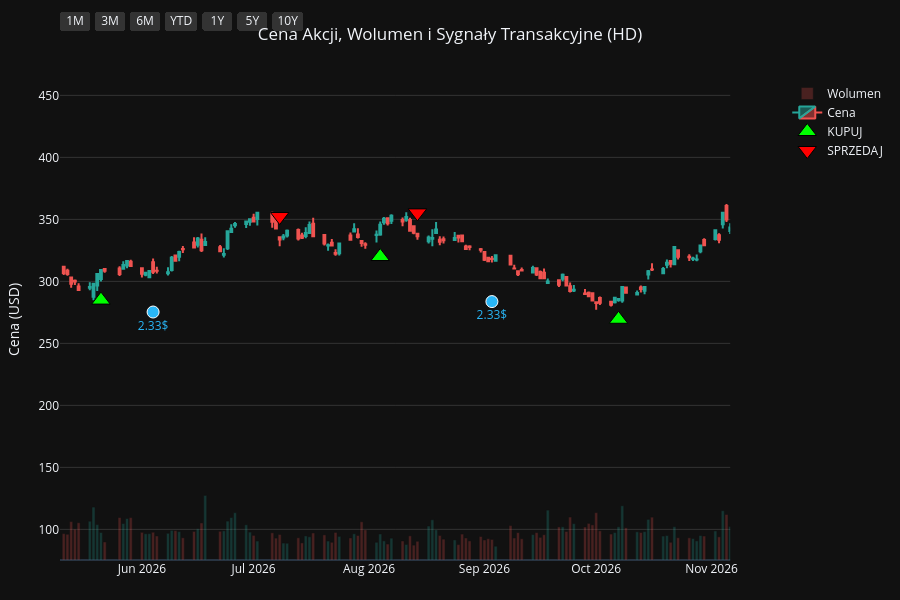
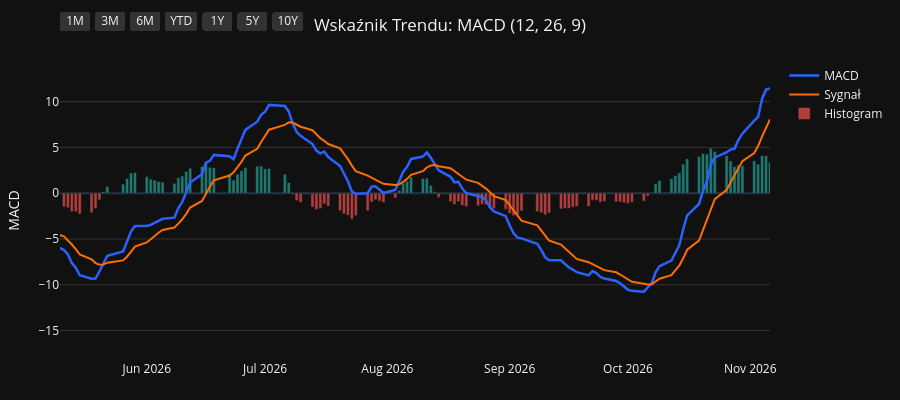
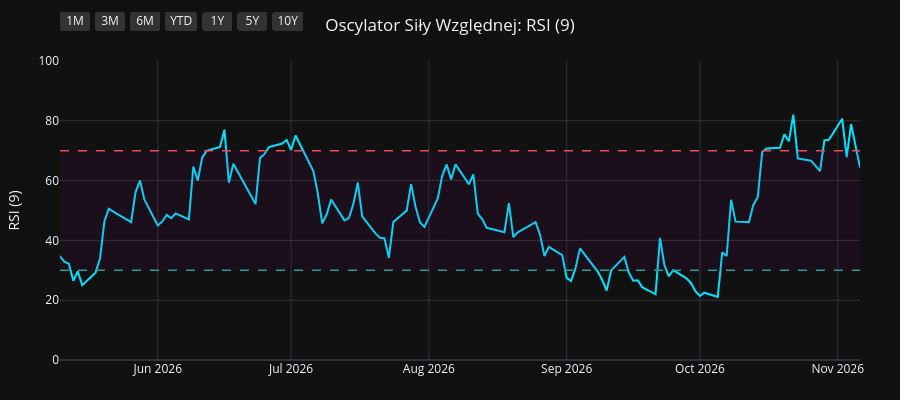
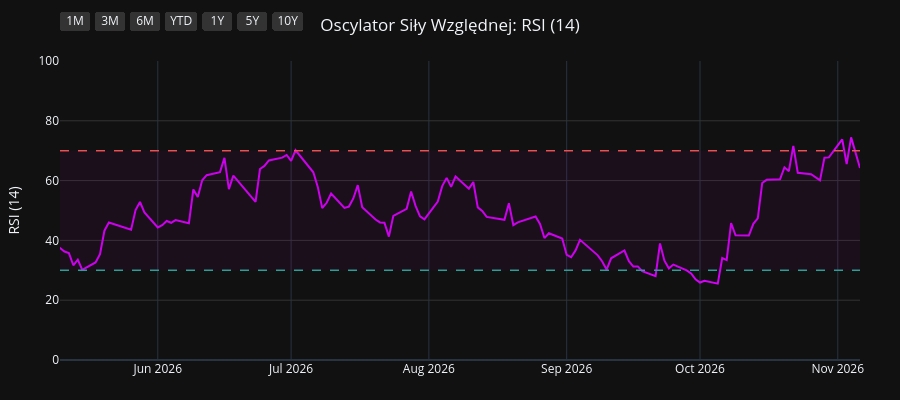

Here is the notebook cell these charts were saved with, in order:
### Code cell
import os
import yfinance as yf
import pandas as pd
import pandas_ta as ta
import plotly.graph_objects as go
from plotly.subplots import make_subplots

# 1. Pobranie i przygotowanie danych
symbol = os.environ.get("STOCK_TICKER", "").strip().upper()
if not symbol:
    raise RuntimeError("Set STOCK_TICKER before running price_extractor.ipynb")
df = yf.Ticker(symbol).history(period="10y")
df.index = df.index.tz_localize(None)

# Wskaźniki i sygnały
df.ta.macd(fast=12, slow=26, signal=9, append=True)
df.ta.rsi(length=9, append=True)
df.ta.rsi(length=14, append=True)
df.ta.rsi(length=21, append=True)
df.dropna(inplace=True)

macd = df['MACD_12_26_9']
signal = df['MACDs_12_26_9']
wczorajszy_macd = macd.shift(1)
wczorajszy_signal = signal.shift(1)

df['Decyzja'] = 'BRAK'
df.loc[(macd > signal) & (wczorajszy_macd <= wczorajszy_signal), 'Decyzja'] = 'KUPUJ'
df.loc[(macd < signal) & (wczorajszy_macd >= wczorajszy_signal), 'Decyzja'] = 'SPRZEDAJ'

df_kupuj = df[df['Decyzja'] == 'KUPUJ']
df_sprzedaj = df[df['Decyzja'] == 'SPRZEDAJ']
df_dywidendy = df[df['Dividends'] > 0]
df_splity = df[df['Stock Splits'] > 0]

# Wspólna konfiguracja osi X
konfiguracja_osi_x = dict(
    type="date",
    showspikes=True, spikemode="across", spikesnap="cursor", spikedash="dot", spikecolor="#ffffff", spikethickness=1, hoverformat="%Y-%m-%d",
    rangeselector=dict(
        buttons=list([
            dict(count=1, label="1M", step="month", stepmode="backward"),
            dict(count=3, label="3M", step="month", stepmode="backward"),
            dict(count=6, label="6M", step="month", stepmode="backward"),
            dict(count=1, label="YTD", step="year", stepmode="todate"),
            dict(count=1, label="1Y", step="year", stepmode="backward"),
            dict(count=5, label="5Y", step="year", stepmode="backward"),
            dict(step="all", label="10Y")
        ]),
        bgcolor="#333333", activecolor="#2962ff", x=0, y=1.1
    )
)

# ==========================================
# WYKRES 1: CENA + WOLUMEN + SYGNAŁY
# ==========================================
fig1 = make_subplots(specs=[[{"secondary_y": True}]])

kolory_wolumenu = ['#26a69a' if row['Close'] >= row['Open'] else '#ef5350' for index, row in df.iterrows()]
fig1.add_trace(go.Bar(x=df.index, y=df['Volume'], marker_color=kolory_wolumenu, opacity=0.25, name='Wolumen'), secondary_y=True)
fig1.add_trace(go.Candlestick(x=df.index, open=df['Open'], high=df['High'], low=df['Low'], close=df['Close'], name='Cena', increasing_line_color='#26a69a', decreasing_line_color='#ef5350'), secondary_y=False)
fig1.add_trace(go.Scatter(x=df_kupuj.index, y=df_kupuj['Low'] * 0.95, customdata=df_kupuj[['Low', 'High']], mode='markers', marker=dict(symbol='triangle-up', size=16, color='#00ff00', line=dict(width=1, color='black')), name='KUPUJ', hovertemplate='KUPUJ<br>Najniższa: %{customdata[0]:.2f}<br>Najwyższa: %{customdata[1]:.2f}<extra></extra>'), secondary_y=False)
fig1.add_trace(go.Scatter(x=df_sprzedaj.index, y=df_sprzedaj['High'] * 1.05, customdata=df_sprzedaj[['Low', 'High']], mode='markers', marker=dict(symbol='triangle-down', size=16, color='#ff0000', line=dict(width=1, color='black')), name='SPRZEDAJ', hovertemplate='SPRZEDAJ<br>Najniższa: %{customdata[0]:.2f}<br>Najwyższa: %{customdata[1]:.2f}<extra></extra>'), secondary_y=False)

if not df_dywidendy.empty:
    fig1.add_trace(go.Scatter(x=df_dywidendy.index, y=df_dywidendy['Low'] * 0.90, mode='markers+text', marker=dict(symbol='circle', size=12, color='#29b6f6', line=dict(width=1, color='white')), text=df_dywidendy['Dividends'].apply(lambda x: f"{x}$"), textposition="bottom center", name='Dywidenda', showlegend=False, hovertemplate='Dywidenda: %{text}<extra></extra>', textfont=dict(color="#29b6f6")), secondary_y=False)
if not df_splity.empty:
                    fig1.add_trace(go.Scatter(x=df_splity.index, y=df_splity['High'], mode='markers+text', marker=dict(symbol='star', size=16, color='#ffee58', line=dict(width=1, color='black')), text=df_splity['Stock Splits'].apply(lambda x: f"{x:g}:1" if x >= 1 else f"1:{1 / x:g}"), textposition="top center", name='Split', hovertemplate='%{text}<extra></extra>', textfont=dict(color="#ffee58")), secondary_y=False)

fig1.update_layout(title=dict(text=f"Cena Akcji, Wolumen i Sygnały Transakcyjne ({symbol})", x=0.5, xanchor='center'), dragmode='pan', xaxis_rangeslider_visible=False, template='plotly_dark', height=600, hovermode='x unified', margin=dict(l=60, r=40, t=60, b=40))
fig1.update_xaxes(**konfiguracja_osi_x)
fig1.update_xaxes(range=[df.index.max() - pd.Timedelta(days=180), df.index.max()])
fig1.update_yaxes(title_text="Cena (USD)", secondary_y=False, gridcolor='#333333')
fig1.update_yaxes(range=[0, df['Volume'].max() * 4], showgrid=False, showticklabels=False, secondary_y=True)
fig1.show(config={'scrollZoom': True})

# ==========================================
# WYKRES 2: WSKAŹNIK MACD
# ==========================================
fig2 = go.Figure()
fig2.add_trace(go.Scatter(x=df.index, y=df['MACD_12_26_9'], line=dict(color='#2962ff', width=2.5), name='MACD'))
fig2.add_trace(go.Scatter(x=df.index, y=df['MACDs_12_26_9'], line=dict(color='#ff6d00', width=2), name='Sygnał'))
kolory_macd = ['#26a69a' if val >= 0 else '#ef5350' for val in df['MACDh_12_26_9']]
fig2.add_trace(go.Bar(x=df.index, y=df['MACDh_12_26_9'], marker_color=kolory_macd, name='Histogram', opacity=0.7))
fig2.update_layout(title=dict(text="Wskaźnik Trendu: MACD (12, 26, 9)", x=0.5, xanchor='center'), dragmode='pan', xaxis_rangeslider_visible=False, template='plotly_dark', height=400, hovermode='x unified', margin=dict(l=60, r=40, t=60, b=40))
fig2.update_xaxes(**konfiguracja_osi_x)
fig2.update_xaxes(range=[df.index.max() - pd.Timedelta(days=180), df.index.max()])
fig2.update_yaxes(title_text="MACD", gridcolor='#333333')
fig2.show(config={'scrollZoom': True})

# ==========================================
# WYKRES 3: OSCYLATOR RSI (9)
# ==========================================
fig3 = go.Figure()
fig3.add_trace(go.Scatter(x=df.index, y=df['RSI_9'], line=dict(color='#00e5ff', width=2), name='RSI (9)'))
fig3.add_hline(y=70, line_dash="dash", line_color="#ef5350", line_width=1.5)
fig3.add_hline(y=30, line_dash="dash", line_color="#26a69a", line_width=1.5)
fig3.add_hrect(y0=30, y1=70, line_width=0, fillcolor="purple", opacity=0.1)
fig3.update_layout(title=dict(text="Oscylator Siły Względnej: RSI (9)", x=0.5, xanchor='center'), dragmode='pan', xaxis_rangeslider_visible=False, template='plotly_dark', height=400, hovermode='x unified', margin=dict(l=60, r=40, t=60, b=40))
fig3.update_xaxes(**konfiguracja_osi_x)
fig3.update_xaxes(range=[df.index.max() - pd.Timedelta(days=180), df.index.max()])
fig3.update_yaxes(title_text="RSI (9)", range=[0, 100], gridcolor='#333333')
fig3.show(config={'scrollZoom': True})

# ==========================================
# WYKRES 4: OSCYLATOR RSI (14)
# ==========================================
fig4 = go.Figure()
fig4.add_trace(go.Scatter(x=df.index, y=df['RSI_14'], line=dict(color='#d500f9', width=2), name='RSI (14)'))
fig4.add_hline(y=70, line_dash="dash", line_color="#ef5350", line_width=1.5)
fig4.add_hline(y=30, line_dash="dash", line_color="#26a69a", line_width=1.5)
fig4.add_hrect(y0=30, y1=70, line_width=0, fillcolor="purple", opacity=0.1)
fig4.update_layout(title=dict(text="Oscylator Siły Względnej: RSI (14)", x=0.5, xanchor='center'), dragmode='pan', xaxis_rangeslider_visible=False, template='plotly_dark', height=400, hovermode='x unified', margin=dict(l=60, r=40, t=60, b=40))
fig4.update_xaxes(**konfiguracja_osi_x)
fig4.update_xaxes(range=[df.index.max() - pd.Timedelta(days=180), df.index.max()])
fig4.update_yaxes(title_text="RSI (14)", range=[0, 100], gridcolor='#333333')
fig4.show(config={'scrollZoom': True})

# ==========================================
# WYKRES 5: OSCYLATOR RSI (21)
# ==========================================
fig5 = go.Figure()
fig5.add_trace(go.Scatter(x=df.index, y=df['RSI_21'], line=dict(color='#64dd17', width=2), name='RSI (21)'))
fig5.add_hline(y=70, line_dash="dash", line_color="#ef5350", line_width=1.5)
fig5.add_hline(y=30, line_dash="dash", line_color="#26a69a", line_width=1.5)
fig5.add_hrect(y0=30, y1=70, line_width=0, fillcolor="purple", opacity=0.1)
fig5.update_layout(title=dict(text="Oscylator Siły Względnej: RSI (21)", x=0.5, xanchor='center'), dragmode='pan', xaxis_rangeslider_visible=False, template='plotly_dark', height=400, hovermode='x unified', margin=dict(l=60, r=40, t=60, b=40))
fig5.update_xaxes(**konfiguracja_osi_x)
fig5.update_xaxes(range=[df.index.max() - pd.Timedelta(days=180), df.index.max()])
fig5.update_yaxes(title_text="RSI (21)", range=[0, 100], gridcolor='#333333')
fig5.show(config={'scrollZoom': True})

### Figure 1 — Plotly figure (JSON) as saved in the notebook; plotly's stock layout.template omitted (floating-point values rounded to 4 significant figures; data arrays with more than 128 entries replaced by an {"elided": "..."} marker saying what was removed)
{"data": [{"marker": {"color": {"elided": "2481 str values"}}, "name": "Wolumen", "opacity": 0.25, "type": "bar", "x": {"elided": "2481 str values"}, "xaxis": "x", "y": {"elided": "2481 int values"}, "yaxis": "y2"}, {"close": {"elided": "2481 float values"}, "decreasing": {"line": {"color": "#ef5350"}}, "high": {"elided": "2481 float values"}, "increasing": {"line": {"color": "#26a69a"}}, "low": {"elided": "2481 float values"}, "name": "Cena", "open": {"elided": "2481 float values"}, "type": "candlestick", "x": {"elided": "2481 str values"}, "xaxis": "x", "yaxis": "y"}, {"customdata": {"elided": "96x2 float values"}, "hovertemplate": "KUPUJ<br>Najniższa: %{customdata[0]:.2f}<br>Najwyższa: %{customdata[1]:.2f}<extra></extra>", "marker": {"color": "#00ff00", "line": {"color": "black", "width": 1}, "size": 16, "symbol": "triangle-up"}, "mode": "markers", "name": "KUPUJ", "type": "scatter", "x": ["2017-01-24T00:00:00", "2017-02-10T00:00:00", "2017-03-17T00:00:00", "2017-04-21T00:00:00", "2017-06-15T00:00:00", "2017-07-17T00:00:00", "2017-08-01T00:00:00", "2017-08-30T00:00:00", "2017-11-16T00:00:00", "2017-12-20T00:00:00", "2018-01-12T00:00:00", "2018-03-12T00:00:00", "2018-03-16T00:00:00", "2018-03-29T00:00:00", "2018-05-21T00:00:00", "2018-06-04T00:00:00", "2018-07-17T00:00:00", "2018-08-21T00:00:00", "2018-11-02T00:00:00", "2018-11-28T00:00:00", "2018-12-28T00:00:00", "2019-03-20T00:00:00", "2019-06-04T00:00:00", "2019-08-21T00:00:00", "2019-10-14T00:00:00", "2019-11-18T00:00:00", "2019-12-16T00:00:00", "2020-02-04T00:00:00", "2020-03-26T00:00:00", "2020-06-02T00:00:00", "2020-06-05T00:00:00", "2020-07-14T00:00:00", "2020-08-07T00:00:00", "2020-10-02T00:00:00", "2020-11-05T00:00:00", "2020-11-16T00:00:00", "2020-11-27T00:00:00", "2020-12-16T00:00:00", "2021-01-08T00:00:00", "2021-02-08T00:00:00", "2021-02-18T00:00:00", "2021-03-10T00:00:00", "2021-05-07T00:00:00", "2021-06-22T00:00:00", "2021-08-11T00:00:00", "2021-08-16T00:00:00", "2021-09-03T00:00:00", "2021-10-12T00:00:00", "2021-11-16T00:00:00", "2021-12-06T00:00:00", "2021-12-31T00:00:00", "2022-02-01T00:00:00", "2022-02-15T00:00:00", "2022-03-04T00:00:00", "2022-04-08T00:00:00", "2022-05-17T00:00:00", "2022-05-25T00:00:00", "2022-07-01T00:00:00", "2022-09-29T00:00:00", "2022-10-24T00:00:00", "2022-12-14T00:00:00", "2023-01-11T00:00:00", "2023-02-01T00:00:00", "2023-03-16T00:00:00", "2023-05-18T00:00:00", "2023-06-02T00:00:00", "2023-07-11T00:00:00", "2023-09-01T00:00:00", "2023-10-16T00:00:00", "2023-10-31T00:00:00", "2024-01-19T00:00:00", "2024-02-09T00:00:00", "2024-02-22T00:00:00", "2024-03-21T00:00:00", "2024-04-30T00:00:00", "2024-06-03T00:00:00", "2024-07-11T00:00:00", "2024-07-31T00:00:00", "2024-08-16T00:00:00", "2024-09-12T00:00:00", "2024-11-12T00:00:00", "2025-01-14T00:00:00", "2025-03-25T00:00:00", "2025-04-10T00:00:00", "2025-06-26T00:00:00", "2025-07-23T00:00:00", "2025-09-05T00:00:00", "2025-10-20T00:00:00", "2025-11-04T00:00:00", "2025-11-28T00:00:00", "2026-01-06T00:00:00", "2026-02-11T00:00:00", "2026-04-01T00:00:00", "2026-05-21T00:00:00", "2026-08-04T00:00:00", "2026-10-07T00:00:00"], "xaxis": "x", "y": [102.7, 103.5, 111.5, 111.7, 117.3, 115.6, 112.8, 113.7, 126.5, 142.4, 149.2, 138.2, 137.0, 135.1, 144.8, 145.5, 153.8, 153.6, 138.1, 133.6, 132.0, 144.7, 151.0, 172.2, 187.0, 189.2, 172.3, 188.2, 147.8, 200.0, 203.9, 202.4, 219.7, 224.4, 232.6, 226.3, 224.6, 220.2, 219.8, 227.9, 230.4, 218.8, 277.9, 256.7, 277.6, 273.1, 272.1, 282.4, 317.2, 345.6, 344.5, 304.5, 295.3, 268.5, 254.7, 245.9, 241.5, 233.6, 235.3, 237.2, 283.5, 277.5, 273.7, 247.3, 253.0, 253.2, 271.6, 291.3, 258.2, 247.7, 315.5, 319.5, 325.1, 345.9, 296.5, 293.2, 309.5, 325.6, 322.9, 334.4, 363.0, 353.5, 327.3, 310.1, 331.3, 341.3, 382.5, 358.5, 348.1, 326.6, 314.0, 355.3, 306.8, 284.9, 320.0, 269.4], "yaxis": "y"}, {"customdata": {"elided": "95x2 float values"}, "hovertemplate": "SPRZEDAJ<br>Najniższa: %{customdata[0]:.2f}<br>Najwyższa: %{customdata[1]:.2f}<extra></extra>", "marker": {"color": "#ff0000", "line": {"color": "black", "width": 1}, "size": 16, "symbol": "triangle-down"}, "mode": "markers", "name": "SPRZEDAJ", "type": "scatter", "x": ["2017-02-01T00:00:00", "2017-03-10T00:00:00", "2017-03-20T00:00:00", "2017-05-17T00:00:00", "2017-06-23T00:00:00", "2017-07-20T00:00:00", "2017-08-18T00:00:00", "2017-10-11T00:00:00", "2017-12-15T00:00:00", "2017-12-29T00:00:00", "2018-01-30T00:00:00", "2018-03-13T00:00:00", "2018-03-23T00:00:00", "2018-05-18T00:00:00", "2018-05-22T00:00:00", "2018-06-22T00:00:00", "2018-07-26T00:00:00", "2018-09-24T00:00:00", "2018-11-20T00:00:00", "2018-12-17T00:00:00", "2019-02-26T00:00:00", "2019-04-25T00:00:00", "2019-07-18T00:00:00", "2019-09-18T00:00:00", "2019-10-24T00:00:00", "2019-11-19T00:00:00", "2020-02-03T00:00:00", "2020-02-24T00:00:00", "2020-06-01T00:00:00", "2020-06-04T00:00:00", "2020-06-10T00:00:00", "2020-08-05T00:00:00", "2020-08-28T00:00:00", "2020-10-22T00:00:00", "2020-11-09T00:00:00", "2020-11-17T00:00:00", "2020-12-03T00:00:00", "2020-12-31T00:00:00", "2021-01-29T00:00:00", "2021-02-11T00:00:00", "2021-02-22T00:00:00", "2021-04-21T00:00:00", "2021-05-11T00:00:00", "2021-08-09T00:00:00", "2021-08-13T00:00:00", "2021-08-17T00:00:00", "2021-09-30T00:00:00", "2021-11-05T00:00:00", "2021-12-01T00:00:00", "2021-12-08T00:00:00", "2022-01-06T00:00:00", "2022-02-14T00:00:00", "2022-02-16T00:00:00", "2022-03-30T00:00:00", "2022-05-09T00:00:00", "2022-05-18T00:00:00", "2022-06-13T00:00:00", "2022-08-23T00:00:00", "2022-10-20T00:00:00", "2022-12-06T00:00:00", "2022-12-15T00:00:00", "2023-01-19T00:00:00", "2023-02-09T00:00:00", "2023-05-03T00:00:00", "2023-05-31T00:00:00", "2023-07-06T00:00:00", "2023-08-04T00:00:00", "2023-09-06T00:00:00", "2023-10-20T00:00:00", "2023-12-27T00:00:00", "2024-01-22T00:00:00", "2024-02-13T00:00:00", "2024-03-08T00:00:00", "2024-03-27T00:00:00", "2024-05-23T00:00:00", "2024-06-28T00:00:00", "2024-07-25T00:00:00", "2024-08-01T00:00:00", "2024-09-04T00:00:00", "2024-10-11T00:00:00", "2024-12-11T00:00:00", "2025-02-07T00:00:00", "2025-04-08T00:00:00", "2025-05-23T00:00:00", "2025-07-15T00:00:00", "2025-08-29T00:00:00", "2025-09-17T00:00:00", "2025-10-29T00:00:00", "2025-11-05T00:00:00", "2025-12-31T00:00:00", "2026-01-29T00:00:00", "2026-02-17T00:00:00", "2026-04-28T00:00:00", "2026-07-08T00:00:00", "2026-08-14T00:00:00"], "xaxis": "x", "y": [114.1, 122.7, 124.5, 131.7, 129.9, 127.7, 125.2, 139.6, 155.0, 161.4, 171.9, 154.0, 150.7, 160.2, 162.4, 172.2, 173.0, 182.2, 147.9, 148.8, 163.1, 181.1, 189.8, 204.5, 208.8, 205.9, 207.6, 216.1, 223.5, 227.0, 233.4, 241.6, 260.0, 258.5, 261.0, 247.5, 247.4, 242.0, 252.1, 255.0, 253.4, 300.2, 309.5, 304.7, 309.1, 297.8, 313.3, 346.3, 381.1, 390.0, 380.0, 327.8, 327.8, 294.6, 281.0, 276.1, 269.7, 292.9, 263.1, 306.3, 314.3, 306.0, 308.4, 286.5, 280.1, 297.5, 318.3, 319.5, 279.2, 342.6, 353.8, 351.8, 370.8, 380.4, 325.9, 342.3, 355.7, 368.3, 365.0, 412.1, 429.2, 415.4, 357.2, 368.0, 376.4, 415.2, 435.7, 393.1, 391.5, 356.3, 387.5, 404.9, 347.5, 352.3, 355.2], "yaxis": "y"}, {"hovertemplate": "Dywidenda: %{text}<extra></extra>", "marker": {"color": "#29b6f6", "line": {"color": "white", "width": 1}, "size": 12, "symbol": "circle"}, "mode": "markers+text", "name": "Dywidenda", "showlegend": false, "text": ["0.89$", "0.89$", "0.89$", "0.89$", "1.03$", "1.03$", "1.03$", "1.03$", "1.36$", "1.36$", "1.36$", "1.36$", "1.5$", "1.5$", "1.5$", "1.5$", "1.65$", "1.65$", "1.65$", "1.65$", "1.9$", "1.9$", "1.9$", "1.9$", "2.09$", "2.09$", "2.09$", "2.09$", "2.25$", "2.25$", "2.25$", "2.25$", "2.3$", "2.3$", "2.3$", "2.3$", "2.33$", "2.33$", "2.33$"], "textfont": {"color": "#29b6f6"}, "textposition": "bottom center", "type": "scatter", "x": ["2017-03-07T00:00:00", "2017-05-30T00:00:00", "2017-08-29T00:00:00", "2017-11-29T00:00:00", "2018-03-07T00:00:00", "2018-05-30T00:00:00", "2018-08-29T00:00:00", "2018-11-28T00:00:00", "2019-03-13T00:00:00", "2019-06-05T00:00:00", "2019-09-04T00:00:00", "2019-12-04T00:00:00", "2020-03-11T00:00:00", "2020-06-03T00:00:00", "2020-09-02T00:00:00", "2020-12-02T00:00:00", "2021-03-10T00:00:00", "2021-06-02T00:00:00", "2021-09-01T00:00:00", "2021-12-01T00:00:00", "2022-03-09T00:00:00", "2022-06-01T00:00:00", "2022-08-31T00:00:00", "2022-11-30T00:00:00", "2023-03-08T00:00:00", "2023-05-31T00:00:00", "2023-08-30T00:00:00", "2023-11-29T00:00:00", "2024-03-06T00:00:00", "2024-05-30T00:00:00", "2024-08-29T00:00:00", "2024-11-27T00:00:00", "2025-03-13T00:00:00", "2025-06-05T00:00:00", "2025-09-04T00:00:00", "2025-12-04T00:00:00", "2026-03-12T00:00:00", "2026-06-04T00:00:00", "2026-09-03T00:00:00"], "xaxis": "x", "y": [104.0, 110.1, 107.5, 127.4, 129.0, 135.0, 148.0, 126.5, 135.3, 145.3, 167.1, 162.4, 161.5, 193.2, 220.0, 210.2, 207.2, 246.5, 253.9, 318.6, 253.8, 239.4, 233.9, 254.2, 237.0, 233.5, 273.2, 260.8, 317.2, 276.8, 313.7, 366.1, 298.6, 319.8, 356.4, 308.3, 300.3, 275.3, 283.7], "yaxis": "y"}], "layout": {"dragmode": "pan", "height": 600, "hovermode": "x unified", "margin": {"b": 40, "l": 60, "r": 40, "t": 60}, "title": {"text": "Cena Akcji, Wolumen i Sygnały Transakcyjne (HD)", "x": 0.5, "xanchor": "center"}, "xaxis": {"anchor": "y", "domain": [0.0, 0.94], "hoverformat": "%Y-%m-%d", "range": ["2026-05-10T00:00:00", "2026-11-06T00:00:00"], "rangeselector": {"activecolor": "#2962ff", "bgcolor": "#333333", "buttons": [{"count": 1, "label": "1M", "step": "month", "stepmode": "backward"}, {"count": 3, "label": "3M", "step": "month", "stepmode": "backward"}, {"count": 6, "label": "6M", "step": "month", "stepmode": "backward"}, {"count": 1, "label": "YTD", "step": "year", "stepmode": "todate"}, {"count": 1, "label": "1Y", "step": "year", "stepmode": "backward"}, {"count": 5, "label": "5Y", "step": "year", "stepmode": "backward"}, {"label": "10Y", "step": "all"}], "x": 0, "y": 1.1}, "rangeslider": {"visible": false}, "showspikes": true, "spikecolor": "#ffffff", "spikedash": "dot", "spikemode": "across", "spikesnap": "cursor", "spikethickness": 1, "type": "date"}, "yaxis": {"anchor": "x", "domain": [0.0, 1.0], "gridcolor": "#333333", "title": {"text": "Cena (USD)"}}, "yaxis2": {"anchor": "x", "overlaying": "y", "range": [0, 79011200], "showgrid": false, "showticklabels": false, "side": "right"}}}

### Figure 2 — Plotly figure (JSON) as saved in the notebook; plotly's stock layout.template omitted (floating-point values rounded to 4 significant figures; data arrays with more than 128 entries replaced by an {"elided": "..."} marker saying what was removed)
{"data": [{"line": {"color": "#2962ff", "width": 2.5}, "name": "MACD", "type": "scatter", "x": {"elided": "2481 str values"}, "y": {"elided": "2481 float values"}}, {"line": {"color": "#ff6d00", "width": 2}, "name": "Sygnał", "type": "scatter", "x": {"elided": "2481 str values"}, "y": {"elided": "2481 float values"}}, {"marker": {"color": {"elided": "2481 str values"}}, "name": "Histogram", "opacity": 0.7, "type": "bar", "x": {"elided": "2481 str values"}, "y": {"elided": "2481 float values"}}], "layout": {"dragmode": "pan", "height": 400, "hovermode": "x unified", "margin": {"b": 40, "l": 60, "r": 40, "t": 60}, "title": {"text": "Wskaźnik Trendu: MACD (12, 26, 9)", "x": 0.5, "xanchor": "center"}, "xaxis": {"hoverformat": "%Y-%m-%d", "range": ["2026-05-10T00:00:00", "2026-11-06T00:00:00"], "rangeselector": {"activecolor": "#2962ff", "bgcolor": "#333333", "buttons": [{"count": 1, "label": "1M", "step": "month", "stepmode": "backward"}, {"count": 3, "label": "3M", "step": "month", "stepmode": "backward"}, {"count": 6, "label": "6M", "step": "month", "stepmode": "backward"}, {"count": 1, "label": "YTD", "step": "year", "stepmode": "todate"}, {"count": 1, "label": "1Y", "step": "year", "stepmode": "backward"}, {"count": 5, "label": "5Y", "step": "year", "stepmode": "backward"}, {"label": "10Y", "step": "all"}], "x": 0, "y": 1.1}, "rangeslider": {"visible": false}, "showspikes": true, "spikecolor": "#ffffff", "spikedash": "dot", "spikemode": "across", "spikesnap": "cursor", "spikethickness": 1, "type": "date"}, "yaxis": {"gridcolor": "#333333", "title": {"text": "MACD"}}}}

### Figure 3 — Plotly figure (JSON) as saved in the notebook; plotly's stock layout.template omitted (floating-point values rounded to 4 significant figures; data arrays with more than 128 entries replaced by an {"elided": "..."} marker saying what was removed)
{"data": [{"line": {"color": "#00e5ff", "width": 2}, "name": "RSI (9)", "type": "scatter", "x": {"elided": "2481 str values"}, "y": {"elided": "2481 float values"}}], "layout": {"dragmode": "pan", "height": 400, "hovermode": "x unified", "margin": {"b": 40, "l": 60, "r": 40, "t": 60}, "shapes": [{"line": {"color": "#ef5350", "dash": "dash", "width": 1.5}, "type": "line", "x0": 0, "x1": 1, "xref": "x domain", "y0": 70, "y1": 70, "yref": "y"}, {"line": {"color": "#26a69a", "dash": "dash", "width": 1.5}, "type": "line", "x0": 0, "x1": 1, "xref": "x domain", "y0": 30, "y1": 30, "yref": "y"}, {"fillcolor": "purple", "line": {"width": 0}, "opacity": 0.1, "type": "rect", "x0": 0, "x1": 1, "xref": "x domain", "y0": 30, "y1": 70, "yref": "y"}], "title": {"text": "Oscylator Siły Względnej: RSI (9)", "x": 0.5, "xanchor": "center"}, "xaxis": {"hoverformat": "%Y-%m-%d", "range": ["2026-05-10T00:00:00", "2026-11-06T00:00:00"], "rangeselector": {"activecolor": "#2962ff", "bgcolor": "#333333", "buttons": [{"count": 1, "label": "1M", "step": "month", "stepmode": "backward"}, {"count": 3, "label": "3M", "step": "month", "stepmode": "backward"}, {"count": 6, "label": "6M", "step": "month", "stepmode": "backward"}, {"count": 1, "label": "YTD", "step": "year", "stepmode": "todate"}, {"count": 1, "label": "1Y", "step": "year", "stepmode": "backward"}, {"count": 5, "label": "5Y", "step": "year", "stepmode": "backward"}, {"label": "10Y", "step": "all"}], "x": 0, "y": 1.1}, "rangeslider": {"visible": false}, "showspikes": true, "spikecolor": "#ffffff", "spikedash": "dot", "spikemode": "across", "spikesnap": "cursor", "spikethickness": 1, "type": "date"}, "yaxis": {"gridcolor": "#333333", "range": [0, 100], "title": {"text": "RSI (9)"}}}}

### Figure 4 — Plotly figure (JSON) as saved in the notebook; plotly's stock layout.template omitted (floating-point values rounded to 4 significant figures; data arrays with more than 128 entries replaced by an {"elided": "..."} marker saying what was removed)
{"data": [{"line": {"color": "#d500f9", "width": 2}, "name": "RSI (14)", "type": "scatter", "x": {"elided": "2481 str values"}, "y": {"elided": "2481 float values"}}], "layout": {"dragmode": "pan", "height": 400, "hovermode": "x unified", "margin": {"b": 40, "l": 60, "r": 40, "t": 60}, "shapes": [{"line": {"color": "#ef5350", "dash": "dash", "width": 1.5}, "type": "line", "x0": 0, "x1": 1, "xref": "x domain", "y0": 70, "y1": 70, "yref": "y"}, {"line": {"color": "#26a69a", "dash": "dash", "width": 1.5}, "type": "line", "x0": 0, "x1": 1, "xref": "x domain", "y0": 30, "y1": 30, "yref": "y"}, {"fillcolor": "purple", "line": {"width": 0}, "opacity": 0.1, "type": "rect", "x0": 0, "x1": 1, "xref": "x domain", "y0": 30, "y1": 70, "yref": "y"}], "title": {"text": "Oscylator Siły Względnej: RSI (14)", "x": 0.5, "xanchor": "center"}, "xaxis": {"hoverformat": "%Y-%m-%d", "range": ["2026-05-10T00:00:00", "2026-11-06T00:00:00"], "rangeselector": {"activecolor": "#2962ff", "bgcolor": "#333333", "buttons": [{"count": 1, "label": "1M", "step": "month", "stepmode": "backward"}, {"count": 3, "label": "3M", "step": "month", "stepmode": "backward"}, {"count": 6, "label": "6M", "step": "month", "stepmode": "backward"}, {"count": 1, "label": "YTD", "step": "year", "stepmode": "todate"}, {"count": 1, "label": "1Y", "step": "year", "stepmode": "backward"}, {"count": 5, "label": "5Y", "step": "year", "stepmode": "backward"}, {"label": "10Y", "step": "all"}], "x": 0, "y": 1.1}, "rangeslider": {"visible": false}, "showspikes": true, "spikecolor": "#ffffff", "spikedash": "dot", "spikemode": "across", "spikesnap": "cursor", "spikethickness": 1, "type": "date"}, "yaxis": {"gridcolor": "#333333", "range": [0, 100], "title": {"text": "RSI (14)"}}}}
